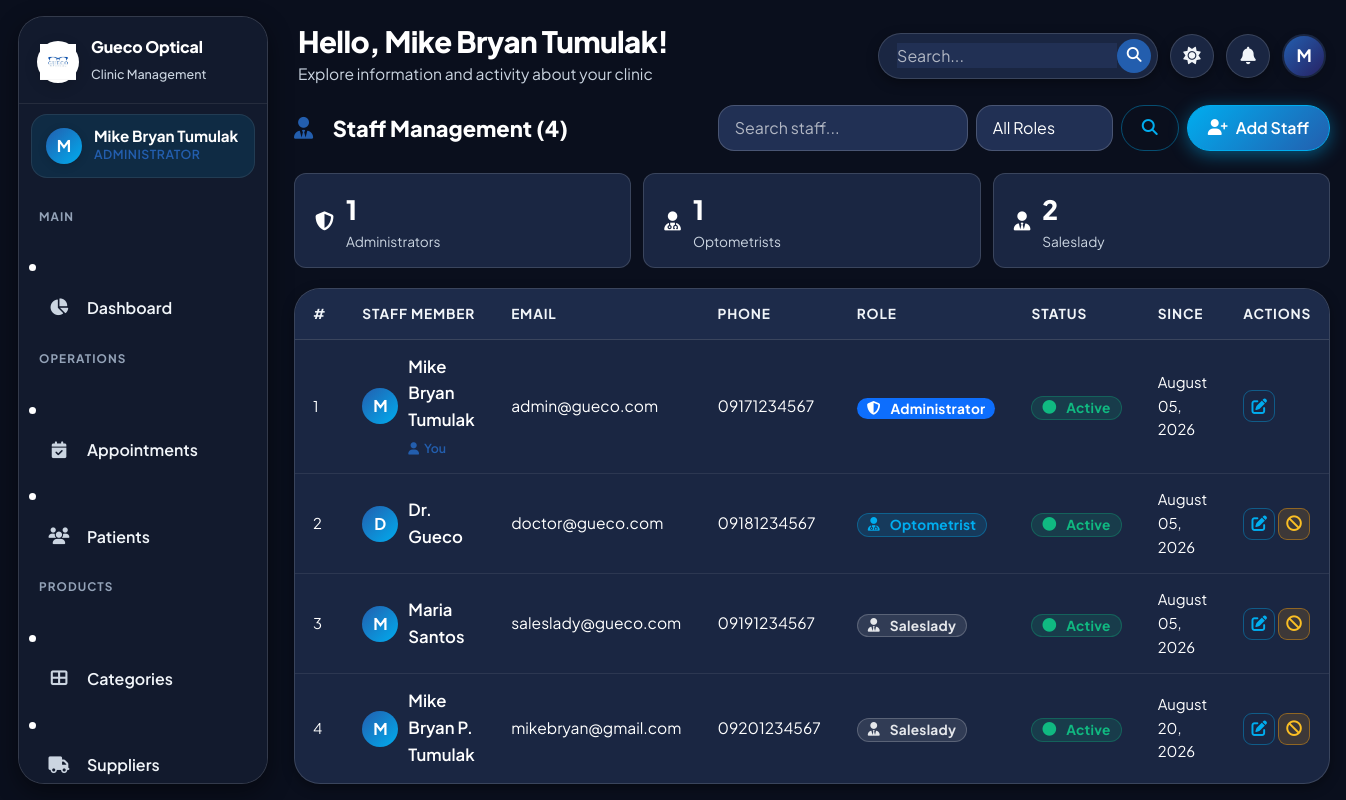
The page /admin/staff.php (signed in) on the database its author committed.
### tables this page shows
CREATE TABLE `users` (
  `id` int(11) NOT NULL AUTO_INCREMENT,
  `full_name` varchar(100) NOT NULL,
  `email` varchar(100) NOT NULL,
  `password` varchar(255) NOT NULL,
  `role` enum('admin','doctor','saleslady') NOT NULL,
  `phone` varchar(20) DEFAULT NULL,
  `status` enum('active','inactive') DEFAULT 'active',
  `profile_photo` varchar(255) DEFAULT NULL,
  `created_at` timestamp NOT NULL DEFAULT current_timestamp(),
  `updated_at` timestamp NOT NULL DEFAULT current_timestamp() ON UPDATE current_timestamp(),
  PRIMARY KEY (`id`),
  UNIQUE KEY `email` (`email`)
);

### admin/staff.php (the view, shortened to what this page needs)
<?php
require_once __DIR__ . '/../config/functions.php';
$db = getDB();
$search = sanitize($_GET['search'] ?? '');
$where = ['1=1']; $params = [];
$whereStr = implode(' AND ', $where);
$staff = $db->prepare("SELECT * FROM users WHERE $whereStr ORDER BY role, full_name ASC");
$staff->execute($params); $staff = $staff->fetchAll();
$extraHead = '<link rel="stylesheet" href="'.BASE_URL.'assets/css/pages/staff.css">';
include __DIR__ . '/../includes/header.php';
?>
<div class="section-header">
  <h5><i  class="fas fa-user-tie me-2 staff-b6b6a8"></i>Staff Management (<?= count($staff) ?>)</h5>
  <div class="staff-96b971">
    <form method="GET" class="staff-1952d6">
      <input type="text" name="search" class="form-control" placeholder="Search staff..." value="<?= htmlspecialchars($search) ?>" class="staff-a2ad19">
      <select name="role"  class="form-select staff-64fa8f">
        <option value="">All Roles</option>
      </select>
      <button type="submit" class="btn btn-outline-primary"><i class="fas fa-search"></i></button>
    </form>
    <button class="btn btn-primary" onclick="openModal('addModal')"><i class="fas fa-user-plus"></i> Add Staff</button>
  </div>
</div>
<div class="staff-8d05f7">
  <?php
  $roleSummary = $db->query("SELECT role, COUNT(*) as cnt FROM users GROUP BY role")->fetchAll(PDO::FETCH_KEY_PAIR);
  $roleInfo = ['admin'=>['shield-alt','blue','Administrators'],'doctor'=>['user-md','teal','Optometrists'],'saleslady'=>['user-tie','purple','Saleslady']];
  foreach ($roleInfo as $r => $cfg): ?>
  <div class="staff-01cc59">
    <div class="stat-icon <?= $cfg[1] ?>" class="staff-233067"><i class="fas fa-<?= $cfg[0] ?>"></i></div>
    <div><div class="staff-f9ed85"><?= $roleSummary[$r] ?? 0 ?></div><div class="staff-46d9fd"><?= $cfg[2] ?></div></div>
  </div>
  <?php endforeach; ?>
</div>
<div class="table-wrapper">
  <div class="table-responsive">
    <table class="table">
      <thead><tr><th>#</th><th>Staff Member</th><th>Email</th><th>Phone</th><th>Role</th><th>Status</th><th>Since</th><th>Actions</th></tr></thead>
      <tbody>
        <?php if (empty($staff)): ?>
        <tr><td colspan="8"><div class="empty-state"><div class="empty-icon"><i class="fas fa-users"></i></div><h6>No staff found</h6></div></td></tr>
        <?php else: ?>
        <?php foreach ($staff as $i => $s): ?>
        <tr>
          <td class="staff-67fd48"><?= $i+1 ?></td>
          <td>
            <div class="staff-3b6fff">
              <div class="staff-b9d0f2">
                <?= strtoupper(substr($s['full_name'],0,1)) ?>
              </div>
              <div>
                <div class="staff-bac3c9"><?= sanitize($s['full_name']) ?></div>
                <?php if ($s['id'] === (int)$_SESSION['user_id']): ?>
                <span class="staff-6498a1"><i class="fas fa-user me-1"></i>You</span>
                <?php endif; ?>
              </div>
            </div>
          </td>
          <td class="staff-0de4e7"><?= sanitize($s['email']) ?></td>
          <td class="staff-0de4e7"><?= sanitize($s['phone'] ?? '—') ?></td>
          <td><?= roleBadge($s['role']) ?></td>
          <td><?= statusBadge($s['status']) ?></td>
          <td class="staff-67fd48"><?= formatDate($s['created_at']) ?></td>
          <td>
            <button class="btn btn-sm btn-outline-primary btn-icon" title="Edit"
              onclick="openEditStaff(<?= htmlspecialchars(json_encode(['id'=>$s['id'],'full_name'=>$s['full_name'],'email'=>$s['email'],'role'=>$s['role'],'phone'=>$s['phone'],'status'=>$s['status']])) ?>)">
              <i class="fas fa-edit"></i>
            </button>
            <?php if ($s['id'] !== (int)$_SESSION['user_id']): ?>
            <form method="POST" class="staff-5677b9">
              <button class="btn btn-sm <?= $s['status']==='active'?'btn-warning':'btn-success' ?> btn-icon"
                      title="<?= $s['status']==='active'?'Deactivate':'Activate' ?>"
                      data-confirm="<?= $s['status']==='active'?'Deactivate':'Activate' ?> this account?">
                <i class="fas fa-<?= $s['status']==='active'?'ban':'check' ?>"></i>
              </button>
            </form>
            <?php endif; ?>
          </td>
        </tr>
        <?php endforeach; ?>
        <?php endif; ?>
      </tbody>
    </table>
  </div>
</div>
<?php include __DIR__ . '/../includes/footer.php'; ?>

### includes/header.php (shortened to what this page needs)
<?php
require_once __DIR__ . '/../config/functions.php';
$user        = getCurrentUser();
$fullName    = $user['full_name'] ?? 'Admin';
$initials    = strtoupper(substr($fullName, 0, 1));
$userTheme = $_COOKIE['gueco_theme'] ?? ($_COOKIE['theme'] ?? 'dark');
$currentTheme = ($userTheme === 'light') ? 'light' : 'dark';
?>
<!DOCTYPE html>
<html lang="en" data-theme="<?= $currentTheme ?>">
<head>
  <link href="https://cdn.jsdelivr.net/npm/bootstrap@5.3.3/dist/css/bootstrap.min.css" rel="stylesheet">
  <link rel="stylesheet" href="https://cdnjs.cloudflare.com/ajax/libs/font-awesome/6.5.0/css/all.min.css">
  <link rel="stylesheet" href="<?= BASE_URL ?>assets/css/style.css?v=<?= time() ?>">
  <?php if (isset($extraHead)) echo $extraHead; ?>
</head>
<body>
<div class="app-wrapper">
  <aside class="sidebar" id="sidebar">
    <div class="sidebar-logo">
      <div class="logo-icon">
        <img src="<?= htmlspecialchars(getClinicLogoUrl(BASE_URL)) ?>" alt="Logo" style="width:100%; height:100%; object-fit:contain;">
      </div>
      <div class="logo-text">
        <h6>Gueco Optical</h6>
        <span>Clinic Management</span>
      </div>
    </div>
    <div class="sidebar-user">
      <div class="user-avatar">
        <span><?= $initials ?></span>
      </div>
      <div class="user-info">
        <div class="user-name"><?= sanitize($fullName) ?></div>
        <div class="user-role"><?= getRoleLabel($user['role'] ?? '') ?></div>
      </div>
    </div>
    <nav class="sidebar-nav">
      <?php include __DIR__ . '/sidebar.php'; ?>
    </nav>
  </aside>
  <div class="main-content">
    <header class="app-header">
      <div class="header-left">
        <div class="header-greeting">
          <h4>Hello, <?= sanitize($fullName) ?>!</h4>
          <p>Explore information and activity about your clinic</p>
        </div>
      </div>
      <div class="header-right">
        <div class="header-search-wrap">
          <input type="text" placeholder="Search..." aria-label="Search">
          <button type="button" class="header-search-btn" title="Search">
            <i class="fas fa-search"></i>
          </button>
        </div>
        <button class="header-icon-btn" id="themeToggle" title="Toggle Theme">
          <i class="fas fa-moon" id="themeIcon"></i>
        </button>
        <div class="dropdown" id="notifDropdownWrap">
          <button class="header-icon-btn" type="button" data-bs-toggle="dropdown" aria-expanded="false" title="Notifications">
            <i class="fas fa-bell"></i>
          </button>
        </div>
        <div class="header-avatar" title="<?= sanitize($fullName) ?>">
          <?= $initials ?>
        </div>
      </div>
    </header>
    <div class="page-content">

### config/functions.php (shortened to what this page needs)
<?php
function getCurrentUser(): ?array {
    try {
        $db = getDB();
        $stmt = $db->prepare("SELECT id, full_name, role, email, phone, status FROM users WHERE id = ?");
        $stmt->execute([$_SESSION['user_id']]);
        $user = $stmt->fetch();
        if ($user) {
            $currentUser = $user;
            return $currentUser;
        }
    } catch (Exception $e) {
    }
    $currentUser = [
        'id'        => $_SESSION['user_id'] ?? 0,
        'full_name' => $_SESSION['user_name'] ?? 'User',
        'role'      => $_SESSION['user_role'] ?? 'guest',
        'email'     => $_SESSION['user_email'] ?? '',
    ];
    return $currentUser;
}
function getRoleLabel(string $role): string {
    return match($role) {
        'admin'     => 'Administrator',
        'doctor'    => 'Optometrist',
        'saleslady' => 'Saleslady / Cashier',
        default     => ucfirst($role),
    };
}
function sanitize(?string $value): string {
    return htmlspecialchars(strip_tags(trim($value)), ENT_QUOTES, 'UTF-8');
}
function formatDate(?string $date): string {
    return date('F d, Y', strtotime($date));
}
function statusBadge(?string $status): string {
    $status = (string)($status ?? '');
    $map = [
        'pending'   => ['warning', 'clock'],
        'confirmed' => ['info',    'check-circle'],
        'completed' => ['success', 'check-double'],
        'cancelled' => ['danger',  'times-circle'],
        'no_show'   => ['secondary','user-times'],
        'active'    => ['success', 'circle'],
        'inactive'  => ['danger',  'circle'],
        'stock_in'  => ['success', 'arrow-up'],
        'stock_out' => ['danger',  'arrow-down'],
        'adjustment'=> ['warning', 'edit'],
    ];
    $cfg = $map[$status] ?? ['secondary', 'question-circle'];
    $label = ucwords(str_replace('_', ' ', $status ?: 'unknown'));
    return "<span class='badge bg-{$cfg[0]}'><i class='fas fa-{$cfg[1]} me-1'></i>{$label}</span>";
}
function roleBadge(?string $role): string {
    $role = (string)($role ?? '');
    $map = [
        'admin'     => ['primary',   'shield-alt', 'Administrator'],
        'doctor'    => ['info',      'user-md',    'Optometrist'],
        'saleslady' => ['secondary', 'user-tie',   'Saleslady'],
    ];
    $cfg = $map[$role] ?? ['secondary', 'user', ucfirst($role)];
    return "<span class='badge bg-{$cfg[0]}'><i class='fas fa-{$cfg[1]} me-1'></i>{$cfg[2]}</span>";
}
function getClinicLogoUrl(string $basePrefix = ''): string {
    static $cachedLogo = null;
    try {
        $db = getDB();
        $stmt = $db->prepare("SELECT setting_value FROM site_settings WHERE setting_key = 'clinic_logo' LIMIT 1");
        $stmt->execute();
        $custom = $stmt->fetchColumn();
        if (!empty($custom) && file_exists(__DIR__ . '/../' . ltrim($custom, '/'))) {
            $cachedLogo = ltrim($custom, '/');
        } else {
            $cachedLogo = 'assets/images/logo.png';
        }
    } catch (Throwable $e) {
        $cachedLogo = 'assets/images/logo.png';
    }
    $realFile = __DIR__ . '/../' . $cachedLogo;
    $ver = file_exists($realFile) ? filemtime($realFile) : '2';
    $cachedLogo .= '?v=' . $ver;
    return $basePrefix . $cachedLogo;
}

### assets/css/pages/staff.css (style rules this page uses)
.staff-b6b6a8 { color:var(--clr-primary) }
.staff-96b971 { display:flex;gap:8px;flex-wrap:wrap; }
.staff-1952d6 { display:flex;gap:8px; }
.staff-64fa8f { width:160px; }
.staff-8d05f7 { display:flex;gap:12px;margin-bottom:20px;flex-wrap:wrap; }
.staff-01cc59 { background:var(--bg-card);border:1px solid var(--border-color);border-radius:12px;padding:14px 20px;display:flex;align-items:center;gap:12px;flex:1;min-width:150px; }
.staff-f9ed85 { font-size:1.4rem;font-weight:800 }
.staff-46d9fd { font-size:.72rem;color:var(--text-muted) }
.staff-67fd48 { font-size:.78rem;color:var(--text-muted) }
.staff-3b6fff { display:flex;align-items:center;gap:10px; }
.staff-b9d0f2 { width:36px;height:36px;background:linear-gradient(135deg,var(--clr-primary),var(--clr-secondary));border-radius:50%;display:flex;align-items:center;justify-content:center;color:#fff;font-weight:700;font-size:.85rem;flex-shrink:0; }
.staff-bac3c9 { font-weight:600;font-size:.88rem }
.staff-6498a1 { font-size:.65rem;color:var(--clr-primary);font-weight:600; }
.staff-0de4e7 { font-size:.82rem }
.staff-5677b9 { display:inline }

### rows shown on the page
users: full_name "M", full_name "Mike Bryan Tumulak", role "ADMINISTRATOR", shows "You", email "admin@gueco.com", phone "09171234567", role "Administrator", status "Active", created_at "August 05, 2026"
users: full_name "D", full_name "Dr. Gueco", email "doctor@gueco.com", phone "09181234567", role "Optometrist", status "Active", created_at "August 05, 2026"
users: full_name "M", full_name "Maria Santos", email "saleslady@gueco.com", phone "09191234567", role "Saleslady", status "Active", created_at "August 05, 2026"
users: full_name "M", full_name "Mike Bryan P. Tumulak", email "mikebryan@gmail.com", phone "09201234567", role "Saleslady", status "Active", created_at "August 20, 2026"

### other values the page prints
count($staff) "4"
$roleSummary[$r] "1"
$cfg[2] "Administrators"
$cfg[2] "Optometrists"
$roleSummary[$r] "2"
$cfg[2] "Saleslady"
